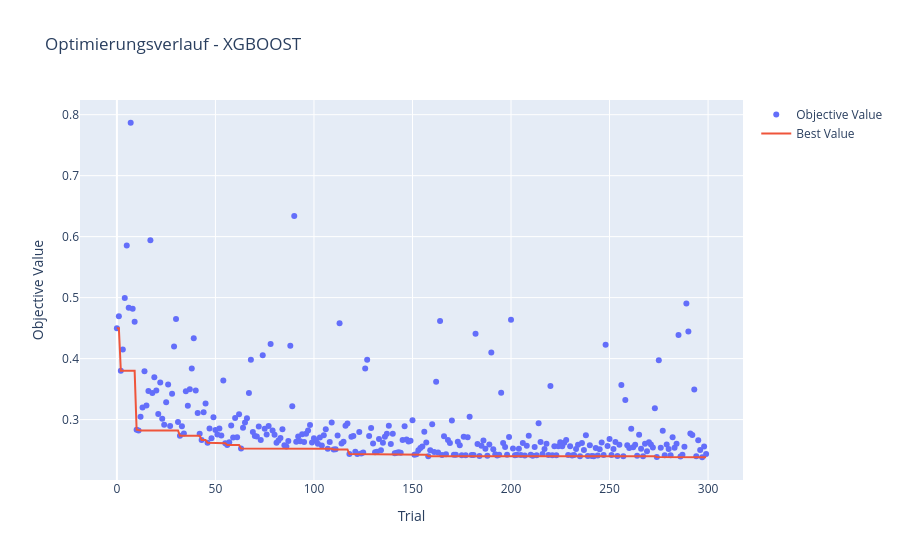
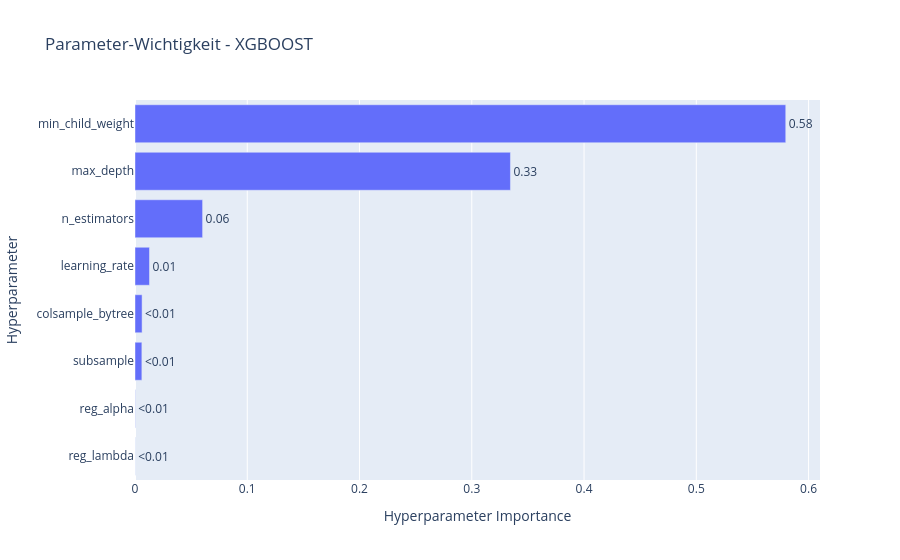

Notebook code for these charts, in order:
### Markdown cell above
## 11. Optuna Visualisierungen

### Code cell
from optuna.visualization import (
    plot_optimization_history,
    plot_param_importances,
    plot_parallel_coordinate
)

# Für das beste Modell
best_study = optimization_results[best_model_name]['study']

# Optimierungsverlauf
fig = plot_optimization_history(best_study)
fig.update_layout(title=f'Optimierungsverlauf - {best_model_name.upper()}')
fig.show()

# Parameter-Wichtigkeit
fig = plot_param_importances(best_study)
fig.update_layout(title=f'Parameter-Wichtigkeit - {best_model_name.upper()}')
fig.show()

### Figure 1 — Plotly figure (JSON) as saved in the notebook; plotly's stock layout.template omitted (floating-point values rounded to 4 significant figures; data arrays with more than 128 entries replaced by an {"elided": "..."} marker saying what was removed)
{"data": [{"mode": "markers", "name": "Objective Value", "type": "scatter", "x": {"elided": "300 int values"}, "y": {"elided": "300 float values"}}, {"mode": "lines", "name": "Best Value", "type": "scatter", "x": {"elided": "300 int values"}, "y": {"elided": "300 float values"}}, {"marker": {"color": "#cccccc"}, "mode": "markers", "name": "Infeasible Trial", "showlegend": false, "type": "scatter", "x": [], "y": []}], "layout": {"title": {"text": "Optimierungsverlauf - XGBOOST"}, "xaxis": {"title": {"text": "Trial"}}, "yaxis": {"title": {"text": "Objective Value"}}}}

### Figure 2 — Plotly figure (JSON) as saved in the notebook; plotly's stock layout.template omitted (floating-point values rounded to 4 significant figures)
{"data": [{"cliponaxis": false, "hovertemplate": ["reg_lambda (FloatDistribution): 0.00010837381263926502<extra></extra>", "reg_alpha (FloatDistribution): 0.00022037742247940222<extra></extra>", "subsample (FloatDistribution): 0.0061167882357347474<extra></extra>", "colsample_bytree (FloatDistribution): 0.006319139969576371<extra></extra>", "learning_rate (FloatDistribution): 0.012913746871860065<extra></extra>", "n_estimators (IntDistribution): 0.060219648303321174<extra></extra>", "max_depth (IntDistribution): 0.33442989472330814<extra></extra>", "min_child_weight (IntDistribution): 0.5796720306610809<extra></extra>"], "name": "Objective Value", "orientation": "h", "text": ["<0.01", "<0.01", "<0.01", "<0.01", "0.01", "0.06", "0.33", "0.58"], "textposition": "outside", "type": "bar", "x": [0.0001084, 0.0002204, 0.006117, 0.006319, 0.01291, 0.06022, 0.3344, 0.5797], "y": ["reg_lambda", "reg_alpha", "subsample", "colsample_bytree", "learning_rate", "n_estimators", "max_depth", "min_child_weight"]}], "layout": {"title": {"text": "Parameter-Wichtigkeit - XGBOOST"}, "xaxis": {"title": {"text": "Hyperparameter Importance"}}, "yaxis": {"title": {"text": "Hyperparameter"}}}}
